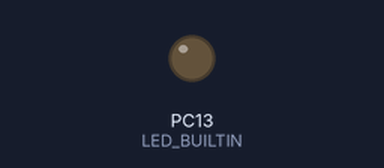
Recording of a program running on a simulated STM32 Blue Pill. On the bench: output pins drawn as LEDs (lit = HIGH). What the program prints to the serial monitor is not drawn.

Above: at 2.5 s.
At 5.5 s:
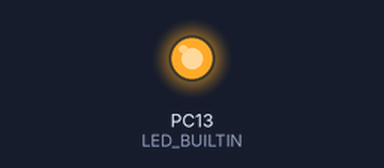
Timing chart, 0 to 7.8 s (numbered marks = the images above):
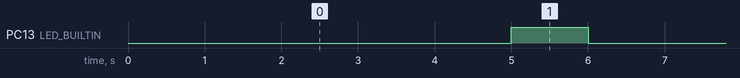

The program:

main.cpp
```cpp
/*
 * Blink
 * Turns on an LED on for one second,
 * then off for one second, repeatedly.
 */

#include <Arduino.h>

#ifndef LED_BUILTIN
  #define LED_BUILTIN PC13
#endif

void setup()
{
  // initialize LED digital pin as an output.
  pinMode(LED_BUILTIN, OUTPUT);
  // initialize Serial over USB-CDC
  SerialUSB.begin(9600);
}

void loop()
{
  // turn the LED on (LOW is the inverted voltage level)
  digitalWrite(LED_BUILTIN, LOW);
  // print to serial monitor
  SerialUSB.println("Hello World");
  // wait for a second
  delay(5000);
  // turn the LED off by making the voltage HIGH
  digitalWrite(LED_BUILTIN, HIGH);
   // wait for a second
  delay(1000);
}
```

Measured:
- by itself, PC13 (LED_BUILTIN): alternates HIGH for 1.0 s and LOW for 5.0 s
